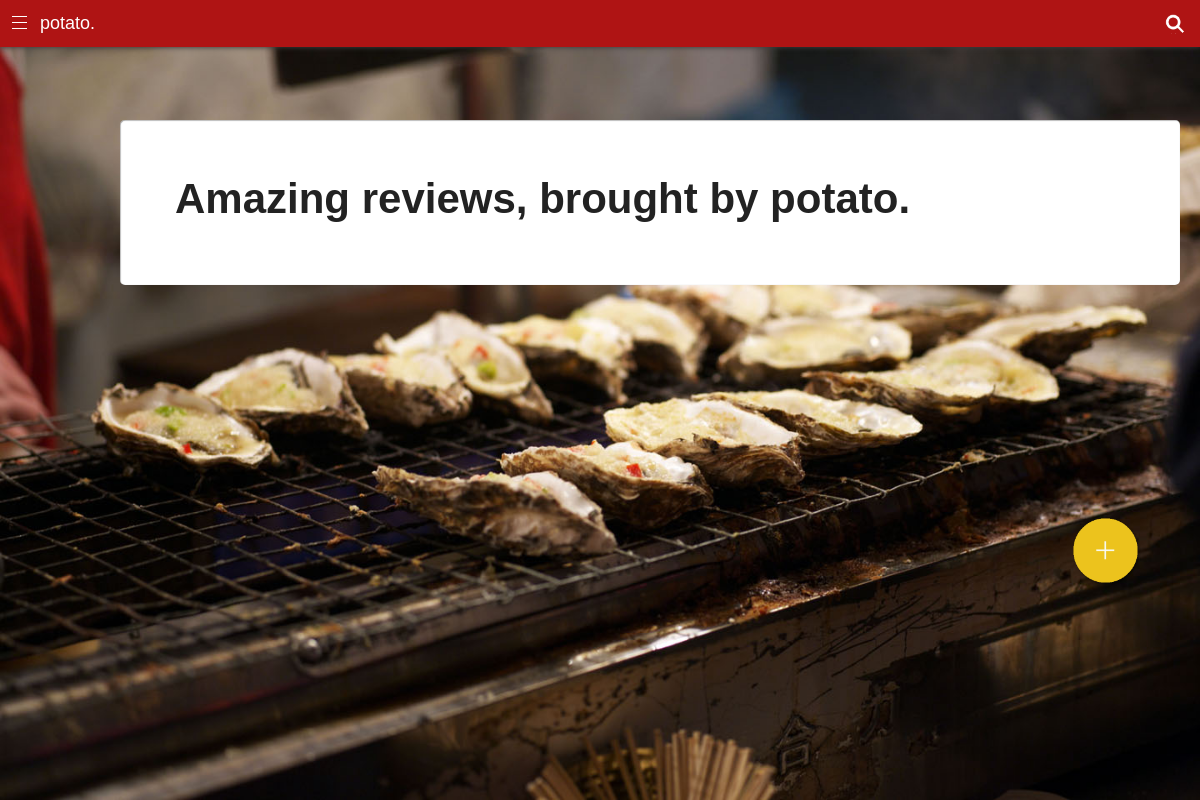
The app's page /home-review.php (signed in), older data.
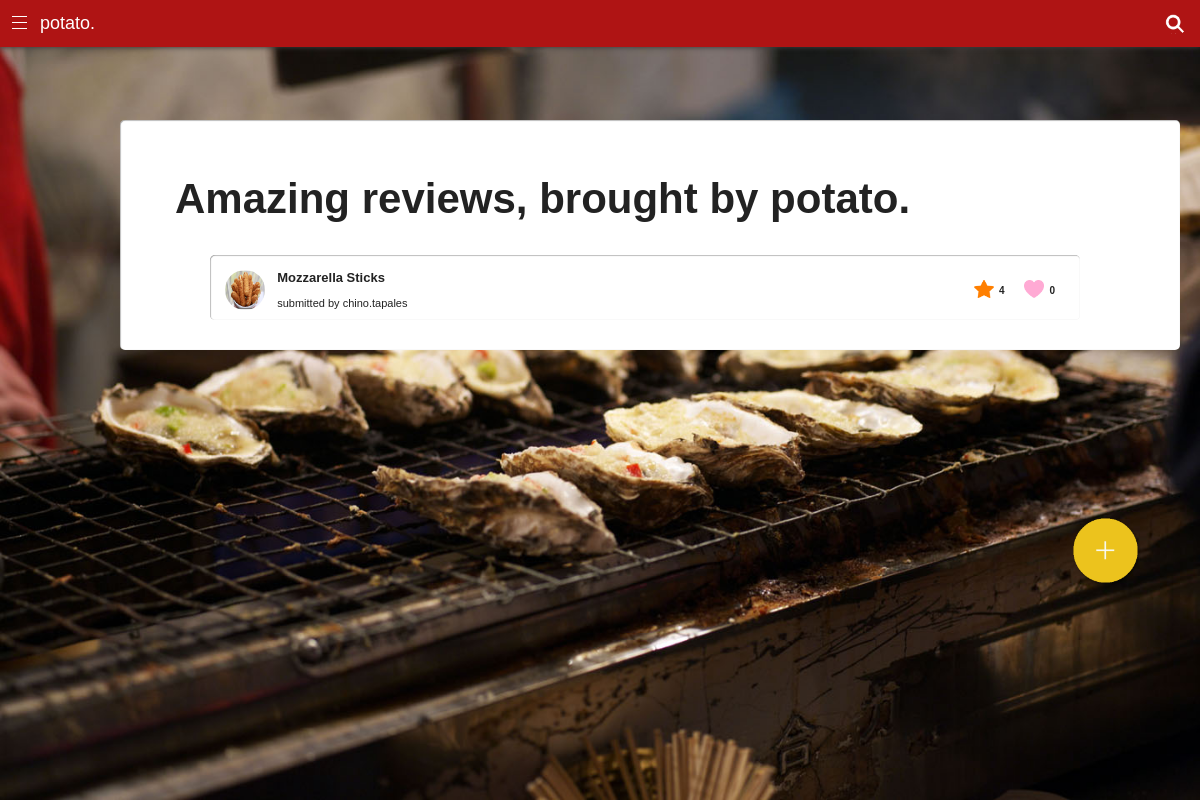
The same page, newer data.
### tables this page shows
CREATE TABLE `review` (
  `review_id` int(11) NOT NULL,
  `reviewname` varchar(45) NOT NULL,
  `account_id` int(11) NOT NULL,
  `reviewimgname` varchar(45) NOT NULL,
  `favorite_count` int(11) DEFAULT NULL,
  `review_count` int(11) DEFAULT NULL,
  PRIMARY KEY (`review_id`)
);

CREATE TABLE `account` (
  `account_id` int(11) NOT NULL,
  `accimgname` varchar(45) NOT NULL DEFAULT 'default_pic.jpg',
  `username` varchar(16) NOT NULL,
  `password` varchar(16) NOT NULL,
  `firstname` varchar(45) NOT NULL,
  `lastname` varchar(45) NOT NULL,
  `email` varchar(45) NOT NULL,
  PRIMARY KEY (`account_id`)
);

### classes.php (called while the page is built, shortened)
<?php
class review
{
	private $review_id;
	private $review_name;
	private $account_id;
	private $reviewImg;
	private $fave_count;
	private $review_count;
	function __construct($id, $name, $accid, $img, $fcnt, $rcnt)
	{
		$this->review_id = $id;
		$this->review_name = $name;
		$this->account_id = $accid;
		$this->reviewImg = $img;
		$this->fave_count = $fcnt;
		$this->review_count = $rcnt;
	}
	function get_reviewid()
	{
		return $this->review_id;
	}
	function get_reviewname()
	{
		return $this->review_name;
	}
	function get_accid()
	{
		return $this->account_id;
	}
	function get_reviewimg()
	{
		return $this->reviewImg;
	}
	function get_favecounts()
	{
		return $this->fave_count;
	}
	function get_reviewcounts()
	{
		return $this->review_count;
	}
}
class account
{
	public $account_id;
	public $username;
	function __construct($accid, $img, $user, $pass, $fn, $ln, $em)
	{
		$this->account_id = $accid;
		$this->username = $user;
	}
	function getUser()
	{
		return $this->username;
	}
	function getAccid()
	{
		return $this->account_id;
	}
}
?>

### functions.php (the view, shortened to what this page needs)
<?php
include 'classes.php';
$accounts = array();
$reviews = array();
function loadAll()
{
	loadAccounts();
	loadReviews();
}
function getAccountName($account_id)
{
	global $accounts;
	$account_name = null;
	for($i = 0; $i<count($accounts); $i++)
	{
		$temp_accid = $accounts[$i]->getAccid();
		if(strcmp($temp_accid, $account_id) == 0)
		{
			$account_name = $accounts[$i]->getUser();
		}
	}
	return $account_name;
}
function loadAccounts()
{
	$accounts = null;
	$connect= new DBConnection();
	$connect = $connect->getInstance();
	$sql = "SELECT * FROM account";
	$result = $connect->query($sql);
	if($result->num_rows > 0)
	{
		while($row = $result->fetch_assoc())
		{
			$temp_acc = new account($row['account_id'], $row['accimgname'], $row['username'], $row['password'], $row['firstname'], $row['lastname'], $row['email']);
			$temp_acc->set_aboutme(getData("text/aboutme.txt", $temp_acc->getAccid()));
			$accounts[count($accounts)] = $temp_acc;
		}
	}
}
function loadReviews()
{
	$reviews = null;
	$connect= new DBConnection();
	$connect = $connect->getInstance();
	$sql = "SELECT * FROM review";
	$result = $connect->query($sql);
	if($result->num_rows > 0)
	{
		while($row = $result->fetch_assoc())
		{
			$temp_review = new review($row['review_id'], $row['reviewname'], $row['account_id'], $row['reviewimgname'], $row['favorite_count'], $row['review_count']);
			$temp_review->set_reviewtext(getData("text/reviews.txt", $temp_review->get_reviewid()));
			$reviews[count($reviews)] = $temp_review;
		}
	}
}
function getData ($text, $recipe_id)
{
	$file= fopen($text, "r");
	$text = "";
	$found = false;
	while(!feof($file) || $found == true)
	{
		$init = str_replace(array("\r", "\n"), "", fgets($file));
		if(strcmp($init, $recipe_id) == 0)
		{
			do {
				$save = str_replace(array("\r", "\n"), "", fgets($file));
				if(strcmp($save, ";") != 0)
					$text .= $save;
			}while(strcmp($save, ";"));
		}
	}
	return $text;
}
function populateReviewList()
{
	global $reviews;
	for($i = 0; $i<count($reviews); $i++)
	{
		$temp = $reviews[$i];
		echo "<a class =\"no\" href='review.php?link=". $temp->get_reviewid()."'><div class =\"itemBox\"><img class = \"itemBoxImg\" src = \"images/review/" . $temp->get_reviewimg() . "\">
		&nbsp;&nbsp&nbsp;&nbsp;<b><font size = \"2\">" . $temp->get_reviewname() . "</font></b>
		<p class = \"heartCount\">" . $temp->get_favecounts() . "</p><img class = \"heartImg\" src = \"images/heart.jpg\">
		<p class = \"heartCount\">" . $temp->get_reviewcounts() . "</p><img class = \"heartImg\" src = \"images/star.jpg\">
		<br><br>
		&nbsp;&nbsp;&nbsp;&nbsp;submitted by " . getAccountName($temp->get_accid()) . "</div></a>";
	}
}
?>

### home-review.php (shortened to what this page needs)
<?php
	include 'functions.php';
	loadAll();
?>
<!DOCTYPE html>
<html>
	<head>
		<link rel = "stylesheet" type = "text/css" href = "css/style.css">
	</head>
	<body>
		<div class = "foodList">
			<?php include 'header.php'; ?>
			<div class = "menuBox" id = "inbox">
				<p class = "menuHead">Amazing reviews, brought by potato.</p>
				<br>
				<br>
				<?php populateReviewList(); ?>
			</div>
			<div class = "addButton">
				<a href = "post.php"><img class = "postImg" src = "images/addButton.png"></a>
			</div>
		</div>
	</body>
</html>

### header.php (shortened to what this page needs)
<html>
	<header class = "header">
		<a id = "nav-toggle" href = "#"><span></span></a>
		<a href = "home.php" class = "no"><p class = "headName">potato.</p></a>
		<form action = "results.php" method = "post">
			<input id ="search" type = "search" name = "searchbar" placeholder = "" autocomplete="off" onkeyup="showResult(this.value);">
		</form>
	</header>
</html>

### css/style.css (style rules this page uses)
body { margin: 0px; }
p { font-style: helvetica; font-family: sans-serif; }
a { color: black; font-size: 15px; font-style: helvetica; font-family: sans-serif; text-decoration: none; }
a.no { text-decoration: none; color: white; font-size: 13px; }
.foodList { background: url(../images/registerBackground.jpg); background-repeat: no-repeat; background-size: 100% 100%; width: 100%; height: 100%; position: absolute; overflow: auto; }
.header { background-color: rgb(175, 20, 20); box-shadow: 0px 0.5px 5px rgb(60, 60, 60); height: 47px; width: 100%; position: fixed; z-index: 1; }
.addButton { top: 510px; right: 55px; margin: 0px; width: 80px; height: 80px; position: fixed; z-index: 1; }
p.headName { margin: 13px; margin-left: 40px; color: rgb(255, 255, 255); font-size: 18px; float: left; }
p.menuHead { margin: 0px; padding-top: 25px; padding-left: 25px; color: rgba(10, 10, 10, 0.9); font-size: 42px; font-weight: bold; }
p.heartCount { margin: 0px; padding: 10px; padding-top: 15px; padding-left: 5px; color: rgba(10, 10, 10, 0.9); font-size: 10px; font-weight: bold; float: right; }
.menuBox { top: 40%; left: 10%; margin-bottom: 40px; padding: 30px; color: rgba(10, 10, 10, 0.9); font-style: helvetica; font-family: sans-serif; font-size: 14px; background-color: rgb(255, 255, 255); border-radius: 5px; box-shadow: 0.5px 0.5px 1px #888888 inset; width: 1000px; height: auto; opacity: 0; position: absolute; }
.itemBox { left: 60px; padding: 15px; color: rgba(10, 10, 10, 0.9); font-style: helvetica; font-family: sans-serif; font-size: 11px; background-color: rgb(255, 255, 255); border-radius: 5px; box-shadow: 0.5px 0.5px 1px #888888 inset; width: 840px; height: 35px; position: relative; }
img.itemBoxImg { background-repeat: no-repeat; background-position: 50%; border-radius: 50%; width: 40px; height: 40px; float: left; }
img.heartImg { padding-top: 10px; padding-left: 10px; background-repeat: no-repeat; width: 20px; height: 18px; float: right; }
img.postImg { background-repeat: no-repeat; width: 80px; height: 80px; }
#nav-toggle { top: 25%; left: 1%; padding: 10px 15px 10px 0px; position: absolute; cursor: pointer; }
#nav-toggle span, #nav-toggle span:before, #nav-toggle span:after { background: white; content: ''; height: 1px; width: 15px; position: absolute; display: block; cursor: pointer; }
#nav-toggle span:before { top: -6px; }
#nav-toggle span:after { bottom: -6px; }
#nav-toggle span, #nav-toggle span:before, #nav-toggle span:after { -webkit-transition: all 500ms ease-in-out; transition: all 500ms ease-in-out; }
input[type=search] { -webkit-appearance: textfield; appearance: textfield; margin: 13px; top: 0px; background: url(../images/searchIcon.png) no-repeat 0px center; background-color: transparent; background-size: 20px 20px; border: 0px; height: 22px; width: 22px; cursor: pointer; -webkit-border-radius: 1em; border-radius: 1em; -webkit-transition: width .5s; transition: width .5s; float: right; }

Row changes from the older to the newer data that the page shows:
added review: reviewimgname (picture), reviewname "Mozzarella Sticks", favorite_count "0", review_count "4", account.username "chino.tapales"
